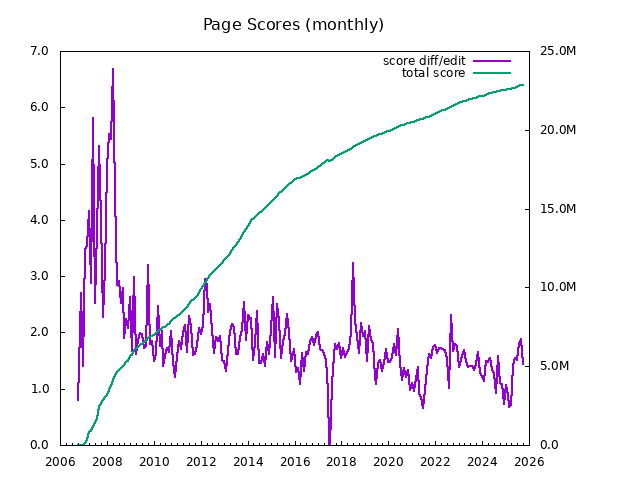

Write gnuplot code to recreate this figure.
load "gnuplot-common"
set datafile separator ","
set xdata time
set timefmt "%Y-%m"
set format x "%Y"
set format y "%.1s%c"
set format y2 "%.1s%c"
set y2tics
set ytics nomirror
set xtics nomirror
set yrange [0:*]
set title "Page Scores (monthly)"
plot \
 'tot-monthly.csv' skip 1 using 1:9 with lines linewidth 2 title "score diff/edit", \
 'tot-monthly.csv' skip 1 using 1:8 smooth cumulative with lines linewidth 2 title "total score" axis x1y2
 
